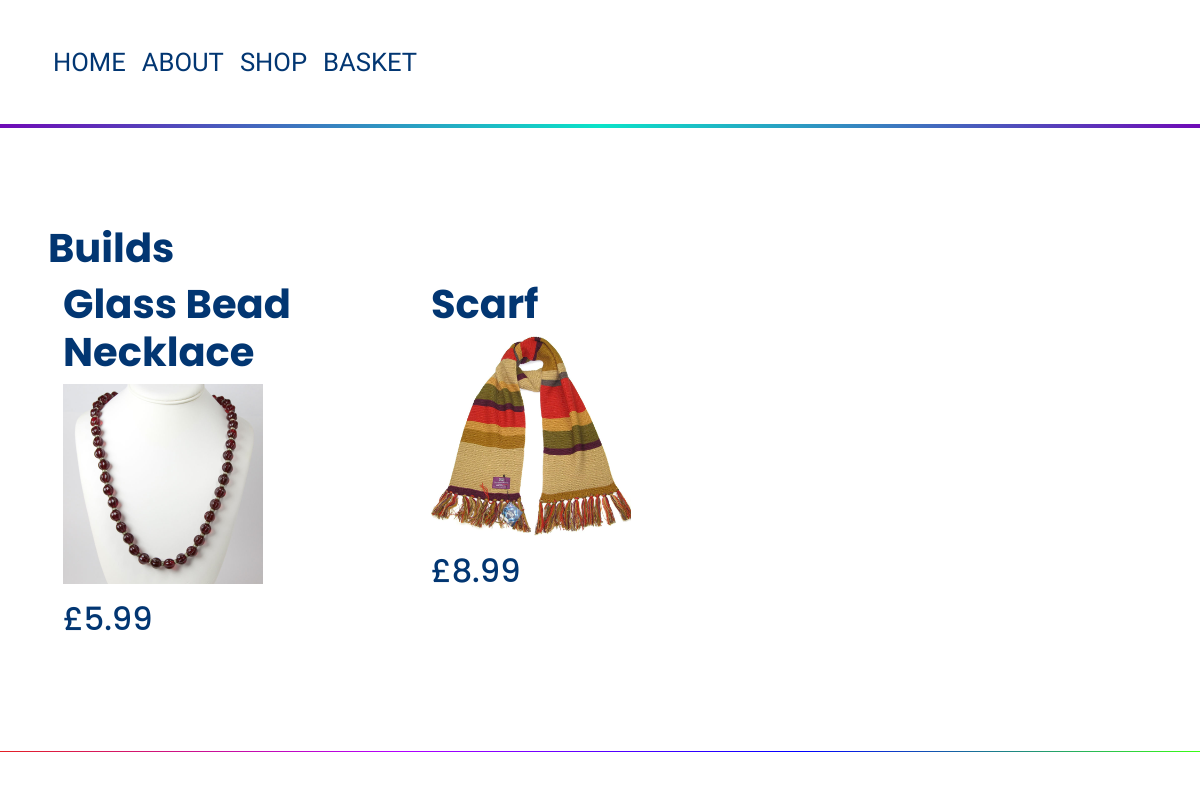
Screenshot of /products/ with the database file from the repository.
### main/models.py (models this page shows, shortened)
class Product(models.Model):
	name = models.CharField(max_length=200)
	short_description = models.TextField(null=True, blank=True)
	long_description = models.TextField(null=True, blank=True)
	price = models.DecimalField(default=4.00, max_digits=100, decimal_places=2)
	slug = models.SlugField(null=False, unique=True)
	image = models.ImageField(upload_to='product_image')
	category = models.ForeignKey(Category, on_delete=models.CASCADE, related_name='Category', blank=True)
	def get_absolute_url(self):
		return reverse("product_detail", kwargs={"slug": self.slug})

### main/views.py (the view)
# urls.py: path('products/', ProductListView.as_view(), name='product_list'),
class ProductListView(ListView):
    model = Product
    template_name = 'main/product_list.html'

### main/templates/main/product_list.html (shortened to what this page needs)
{% extends "main/base.html" %}
{% block content %}
<h1>Builds</h1>
<div class="container-fluid">
  <div class="row">
      {% for product in object_list %}
        <div class="col-sm-4">
          <a href="{{ product.get_absolute_url }}">
            <div>
              <h1>{{ product.name|safe }}</h1>
              <img src="{{ product.image.url }}" width="200" height="200"/>
              <h2>£{{ product.price|safe }}</h2>
            </div>
          </a>
        </div>
      {% endfor %}
  </div>
</div>
{% endblock content %}

### main/templates/main/base.html (shortened to what this page needs)
{% load static %}
<!DOCTYPE html>
<html>
    <head>
        <link rel="stylesheet" href="https://stackpath.bootstrapcdn.com/bootstrap/4.3.1/css/bootstrap.min.css">
        <link rel="stylesheet" type="text/css" href="{% static 'main/main.css' %}">
    </head>
    <body>
      <header class="site-header">
          <nav class="navbar navbar-expand-md navbar-dark bg-steel fixed-top">
              <div class="container">
              <div class="collapse navbar-collapse" id="navbarToggle">
                  <div class="navbar-nav mr-auto">
                    <a class="nav-item nav-link" href="{% url 'home' %}">HOME</a>
                    <a class="nav-item nav-link" href="{% url 'about' %}">ABOUT</a>
                    <a class="nav-item nav-link" href="{% url 'products' %}">SHOP</a>
                    <a class="nav-item nav-link" href="{% url 'basket' %}">BASKET</a>
                  </div>
              </div>
            </div>
          </nav>
      </header>
        <div class="content">
          {% block content %}{% endblock %}
        </div>
        <footer class="footer">
        </footer>
    </body>
</html>

### main/static/main/main.css (style rules this page uses)
html, body { height: 100%; }
body { background-color: white; padding-top: 10rem; display: flex; flex-direction: column; }
h1, h2, h3, h4, h5, h6 { color: #023672; font-family: 'Poppins'; }
h1 { font-weight: bold; font-size: 2.5rem; }
h2 { font-size: 2rem; }
.content { padding: 3rem; flex: 1 0 auto; }
.container-fluid { justify-content: space-evenly; color: #023672; font-family: 'Red Rose'; font-size: 2rem; }
.bg-steel { background-color: white; }
.navbar { min-height: 8rem; border-bottom: 0.3rem solid; border-image: linear-gradient(to right, #6f0ab6, #0ae3c8, #6f0ab6) 1 stretch; }
.site-header { padding-top: 1rem; }
.site-header .navbar-nav .nav-link { color: #023672; font-size: 1.6rem; font-family: 'Red Rose'; }
.footer { padding: 1.5rem; flex-shrink: 0; border-top: 0.1rem solid; border-image: linear-gradient(to right, #e42024, #b200ff, #0000ff, #39ff14) 1 stretch; }

### rows the page displays
Product: name "Glass Bead Necklace", image (picture), price "5.99"
Product: name "Scarf", image (picture), price "8.99"
